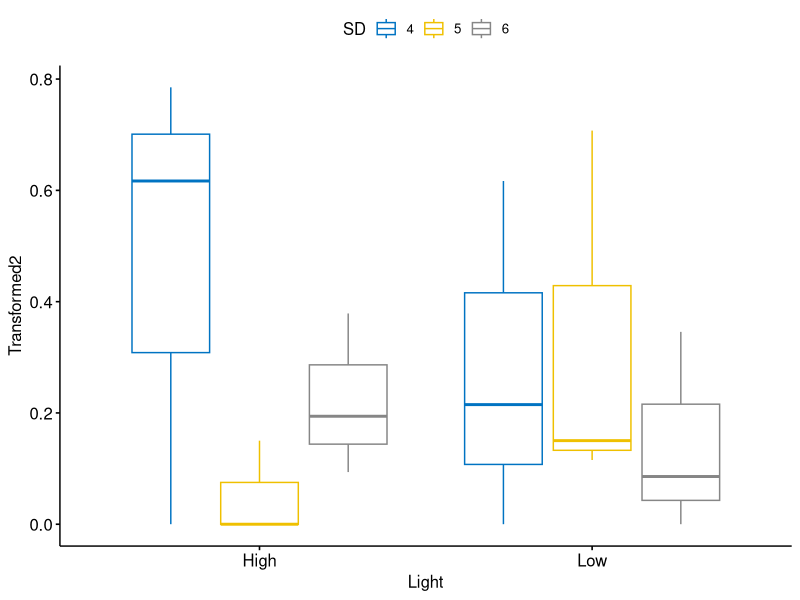
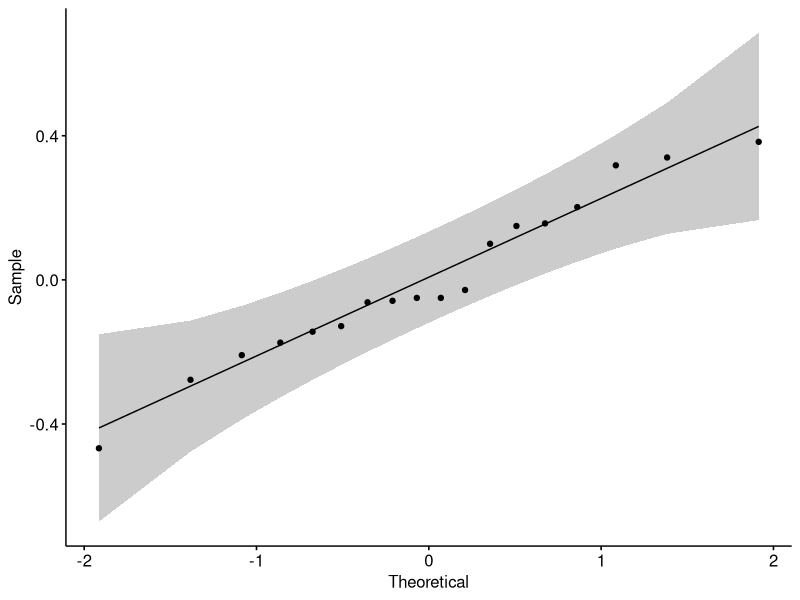
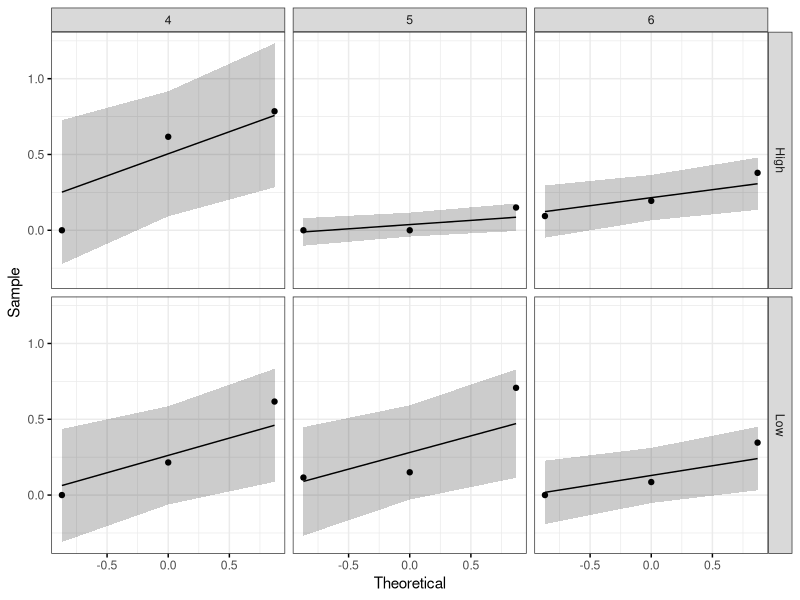

The R script that drew these images, in order:
library(ggplot2)
library(dplyr)
library(tidyverse)
library(ggpubr)
library(rstatix)

tenglumps<- read.csv("10g by Treatment week8.csv", stringsAsFactors = TRUE, header = TRUE)
tenglumps<- tenglumps %>%
  mutate(SD=as.factor(SD))
tenglumps<- tenglumps %>%
  mutate(Rep=as.factor(NewRep))
tenglumps<- tenglumps %>%
  mutate(Time=as.factor(Time))

tenglumps$Transformed<-asin(sqrt(tenglumps$Presence))
tenglumps$Transformed2<- (tenglumps$Transformed)^(2)

str(tenglumps)

stats<-tenglumps%>%
  group_by(Light, SD) %>%
  get_summary_stats(Presence, type="mean_sd")
view(stats)
bxp<-ggboxplot(tenglumps, x="Light", y="Transformed2", color="SD", palette = "jco", short.panel.labs = FALSE)
bxp

#testing assumptions for Outliers and Normality
tenglumps%>%
  group_by(Light, SD) %>%
  identify_outliers(Transformed2)
tenglumps%>%
  group_by(Light, SD) %>%
  shapiro_test(Transformed2)

model<- lm(Transformed2 ~ Light*SD,
           data=tenglumps)
ggqqplot(residuals(model))

shapiro_test(residuals(model))

#QQ plot
ggqqplot(tenglumps, "Transformed2", ggtheme = theme_bw()) +
  facet_grid(Light ~ SD)

#Homogneity of variance assumption
tenglumps%>%
  levene_test(Transformed2 ~ Light*SD)

res.aov <- tenglumps %>% anova_test(Transformed2 ~ Light * SD)
res.aov

